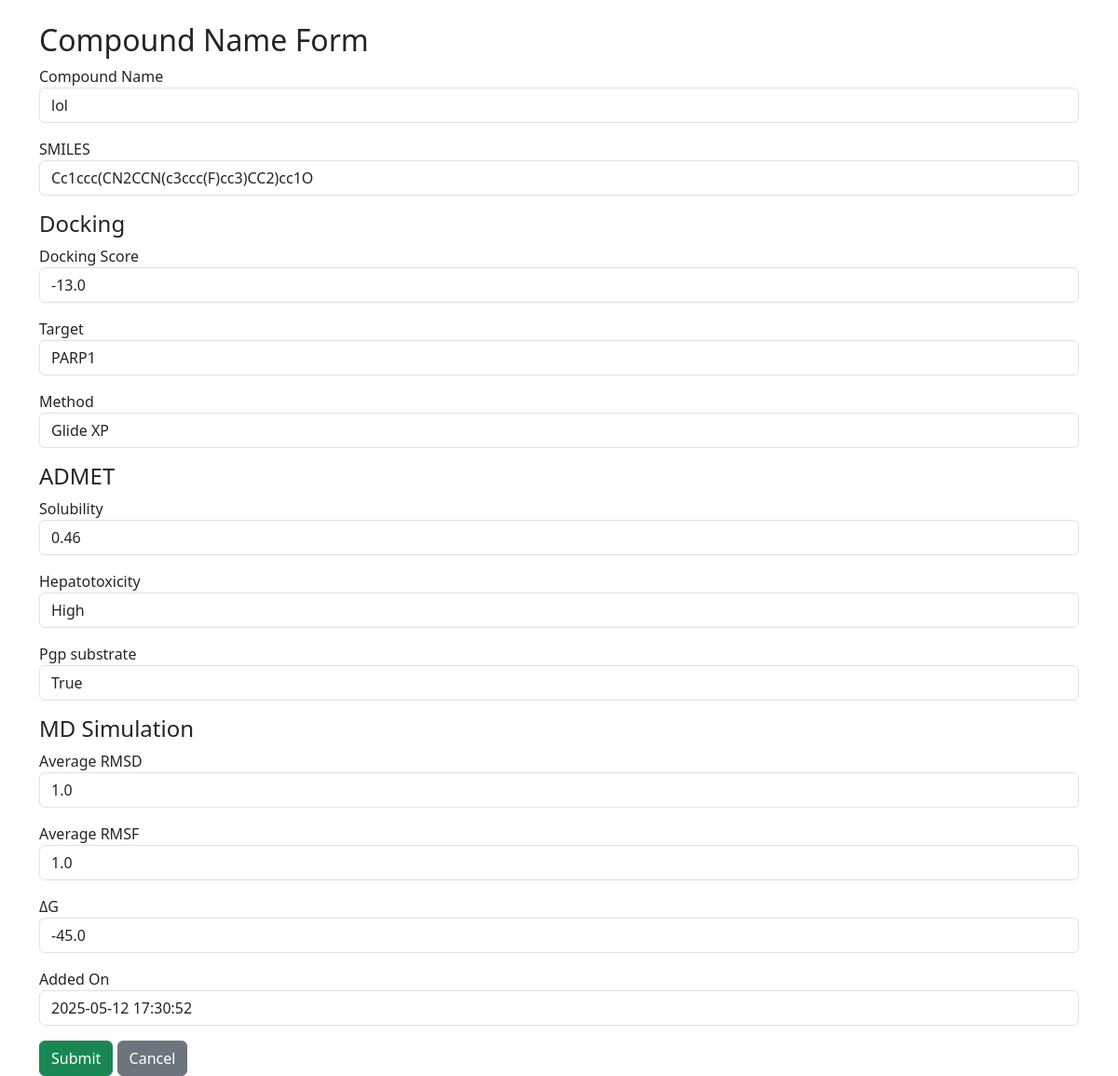
Screenshot of /edit/1 with the database file from the repository.
### models.py (models this page shows)
class Compound(db.Model):
    id = db.Column(db.Integer, primary_key=True)
    name = db.Column(db.String(100), nullable=False)
    smiles = db.Column(db.String(255), nullable=False)
    added_on = db.Column(db.DateTime, default=datetime.utcnow)
    docking_scores = db.relationship('Docking', backref='compound', cascade="all, delete-orphan")
    admet_properties = db.relationship('ADMET', backref='compound', cascade="all, delete-orphan")
    md_results = db.relationship('MDSimulation', backref='compound', cascade="all, delete-orphan")

class Docking(db.Model):
    id = db.Column(db.Integer, primary_key=True) # A foreign key for the connection, required
    compound_id = db.Column(db.Integer, db.ForeignKey('compound.id'), nullable=False)
    score = db.Column(db.Float)
    target = db.Column(db.String(100))
    method = db.Column(db.String(50))

class ADMET(db.Model):
    id = db.Column(db.Integer, primary_key=True)
    compound_id = db.Column(db.Integer, db.ForeignKey('compound.id'), nullable=False)
    solubility = db.Column(db.String(50))
    hepatotoxicity = db.Column(db.String(50))
    bioavailability = db.Column(db.String(50))

class MDSimulation(db.Model):
    id = db.Column(db.Integer, primary_key=True)
    compound_id = db.Column(db.Integer, db.ForeignKey('compound.id'), nullable=False)
    avg_rmsd = db.Column(db.Float)
    avg_rmsf = db.Column(db.Float)
    interactions = db.Column(db.Float)

### app.py (the view, shortened to what this page needs)
@app.route('/edit/<int:id>', methods=['GET', 'POST'])
def edit_compound(id):
    compound = Compound.query.get_or_404(id)
    docking = compound.docking_scores[0] if compound.docking_scores else Docking(compound_id=id)
    admet = compound.admet_properties[0] if compound.admet_properties else ADMET(compound_id=id)
    md = compound.md_results[0] if compound.md_results else MDSimulation(compound_id=id)
    c_form = CompoundForm(obj=compound)
    d_form = DockingForm(obj=docking)
    a_form = ADMETForm(obj=admet)
    md_form = MDSimulationForm(obj=md)
    compound = None
    return render_template('compound_form.html', c_form=c_form, d_form=d_form, a_form=a_form, md_form=md_form, compound=compound)

### forms.py
class CompoundForm(FlaskForm):
    name = StringField('Compound Name', validators=[DataRequired()])
    smiles = StringField('SMILES', validators=[DataRequired()])
    added_on = DateTimeField('Added On', default=datetime.utcnow)
    submit = SubmitField('Save Compound')

class DockingForm(FlaskForm):
    score = FloatField('Docking Score')
    target = StringField('Target')
    method = StringField('Method')
    submit = SubmitField('Save Docking')

### templates/compound_form.html (shortened to what this page needs)
<!doctype html>
<html lang="en">
<head>
    <link href="https://cdn.jsdelivr.net/npm/bootstrap@5.3.0/dist/css/bootstrap.min.css" rel="stylesheet">
</head>
<body class="container mt-4">
    <h2>{{ c_form.name.label.text }} Form</h2>
    <form method="POST">
        <div class="mb-3">
            {{ c_form.name.label }} {{ c_form.name(class_="form-control") }}
        </div>
        <div class="mb-3">
            {{ c_form.smiles.label }} {{ c_form.smiles(class_="form-control") }}
        </div>
        <h4>Docking</h4>
        <div class="mb-3">
            {{ d_form.score.label }} {{ d_form.score(class_="form-control") }}
        </div>
        <div class="mb-3">
            {{ d_form.target.label }} {{ d_form.target(class_="form-control") }}
        </div>
        <div class="mb-3">
            {{ d_form.method.label }} {{ d_form.method(class_="form-control") }}
        </div>
        <h4>ADMET</h4>
        <div class="mb-3">
            {{ a_form.solubility.label }} {{ a_form.solubility(class_="form-control") }}
        </div>
        <div class="mb-3">
            {{ a_form.hepatotoxicity.label }} {{ a_form.hepatotoxicity(class_="form-control") }}
        </div>
        <div class="mb-3">
            {{ a_form.bioavailability.label }} {{ a_form.bioavailability(class_="form-control") }}
        </div>
        <h4>MD Simulation</h4>
        <div class="mb-3">
            {{ md_form.avg_rmsd.label }} {{ md_form.avg_rmsd(class_="form-control") }}
        </div>
        <div class="mb-3">
            {{ md_form.avg_rmsf.label }} {{ md_form.avg_rmsf(class_="form-control") }}
        </div>
        <div class="mb-3">
            {{ md_form.interactions.label }} {{ md_form.interactions(class_="form-control") }}
        </div>
        <div class="mb-3">
            {{ c_form.added_on.label }} {{ c_form.added_on(class_="form-control") }}
        </div>
        <button type="submit" class="btn btn-success">Submit</button>
        <a href="{{ url_for('index') }}" class="btn btn-secondary">Cancel</a>
    </form>
</body>
</html>

### rows the page displays
Compound: name "lol", smiles "Cc1ccc(CN2CCN(c3ccc(F)cc3)CC2)cc1O", added_on "2025-05-12 17:30:52"
Docking: score "-13.0", target "PARP1", method "Glide XP"
ADMET: solubility "0.46", hepatotoxicity "High", bioavailability "True"
MDSimulation: avg_rmsd "1.0", avg_rmsf "1.0", interactions "-45.0"

### other values shown
{{ c_form.name.label.text }} "Compound Name"
{{ c_form.name.label }} "Compound Name"
{{ c_form.smiles.label }} "SMILES"
{{ d_form.score.label }} "Docking Score"
{{ d_form.target.label }} "Target"
{{ d_form.method.label }} "Method"
{{ a_form.solubility.label }} "Solubility"
{{ a_form.hepatotoxicity.label }} "Hepatotoxicity"
{{ a_form.bioavailability.label }} "Pgp substrate"
{{ md_form.avg_rmsd.label }} "Average RMSD"
{{ md_form.avg_rmsf.label }} "Average RMSF"
{{ md_form.interactions.label }} "ΔG"
{{ c_form.added_on.label }} "Added On"
